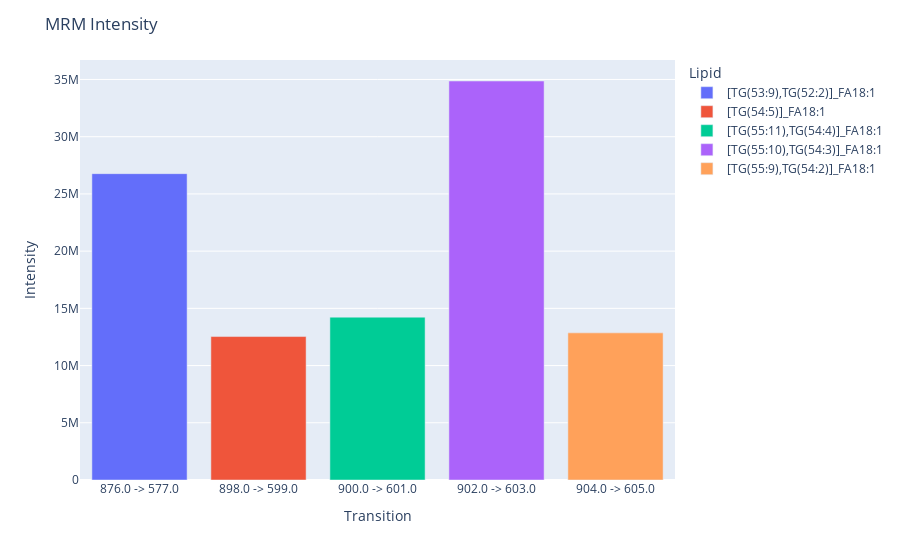
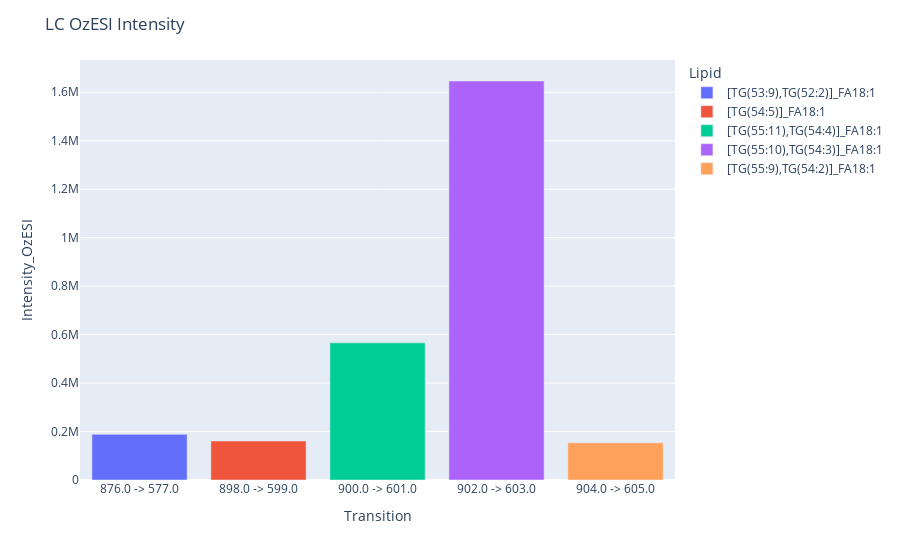
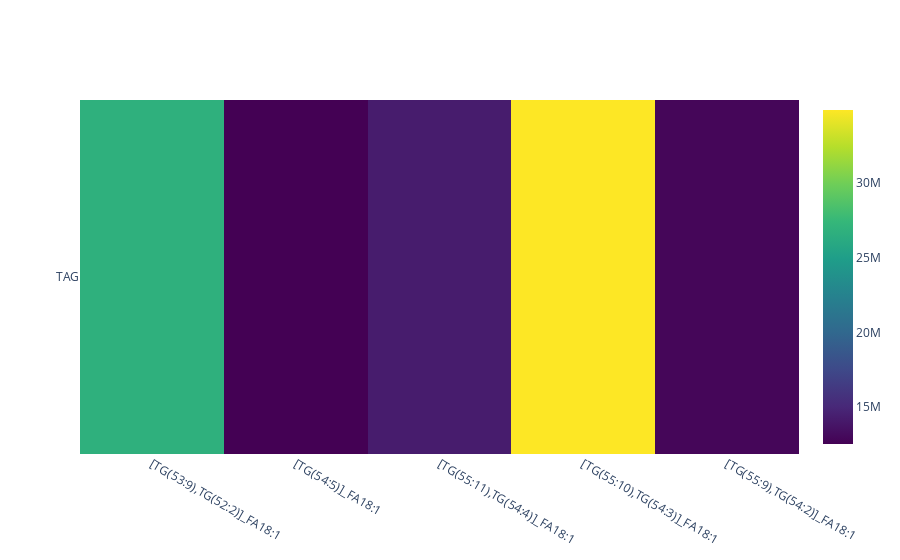

Notebook code cell kept with these figures, in order:
### Code cell
#plot transition versus intensity of df_matching
fig = px.bar(df_matching, x="Transition", y="Intensity", color="Lipid", hover_data=['Lipid','Class'])
fig.update_layout(
      title_text="MRM Intensity")
fig.show()

#plot transition versus intensity of df_matching
fig = px.bar(df_matching, x="Transition", y="Intensity_OzESI", color="Lipid", hover_data=['Lipid','Class'])
fig.update_layout(
      title_text="LC OzESI Intensity")

fig.show()



# #plot lipid class versus intensity of df_matching in a bar chart
# fig = px.bar(df_matching, x="Class", y="Intensity", color="Class", hover_data=['Lipid','Class'])
# fig.show()
# #plot lipid class versus intensity of df_matching in a pie chart
# fig = px.pie(df_matching, values='Intensity', names='Class', title='Lipid Class')
# fig.show()
#make a plotly heatmap of the intensity of each transition in each sample
fig = go.Figure(data=go.Heatmap(
                     z=df_matching['Intensity'],
                        x=df_matching['Lipid'],
                        y=df_matching['Class'],
                        colorscale='Viridis'))
fig.show()

# #plot sample ID versus intensity of df_matching
# fig = px.bar(df_matching, x="Sample_ID", y="Intensity", color="Sample_ID", hover_data=['Lipid','Class'])
# fig.show()
# #plot sample ID versus intensity of df_matching in a pie chart
# fig = px.pie(df_matching, values='Intensity', names='Sample_ID', title='Sample ID')
# fig.show()

### Figure 1 — Plotly figure (JSON) as saved in the notebook; plotly's stock layout.template omitted (floating-point values rounded to 4 significant figures)
{"data": [{"alignmentgroup": "True", "customdata": [["[TG(53:9),TG(52:2)]_FA18:1", "TAG"]], "hovertemplate": "Lipid=%{customdata[0]}<br>Transition=%{x}<br>Intensity=%{y}<br>Class=%{customdata[1]}<extra></extra>", "legendgroup": "[TG(53:9),TG(52:2)]_FA18:1", "marker": {"color": "#636efa"}, "name": "[TG(53:9),TG(52:2)]_FA18:1", "offsetgroup": "[TG(53:9),TG(52:2)]_FA18:1", "orientation": "v", "showlegend": true, "textposition": "auto", "type": "bar", "x": ["876.0 -> 577.0"], "xaxis": "x", "y": [26769009], "yaxis": "y"}, {"alignmentgroup": "True", "customdata": [["[TG(54:5)]_FA18:1", "TAG"]], "hovertemplate": "Lipid=%{customdata[0]}<br>Transition=%{x}<br>Intensity=%{y}<br>Class=%{customdata[1]}<extra></extra>", "legendgroup": "[TG(54:5)]_FA18:1", "marker": {"color": "#EF553B"}, "name": "[TG(54:5)]_FA18:1", "offsetgroup": "[TG(54:5)]_FA18:1", "orientation": "v", "showlegend": true, "textposition": "auto", "type": "bar", "x": ["898.0 -> 599.0"], "xaxis": "x", "y": [12535827], "yaxis": "y"}, {"alignmentgroup": "True", "customdata": [["[TG(55:11),TG(54:4)]_FA18:1", "TAG"]], "hovertemplate": "Lipid=%{customdata[0]}<br>Transition=%{x}<br>Intensity=%{y}<br>Class=%{customdata[1]}<extra></extra>", "legendgroup": "[TG(55:11),TG(54:4)]_FA18:1", "marker": {"color": "#00cc96"}, "name": "[TG(55:11),TG(54:4)]_FA18:1", "offsetgroup": "[TG(55:11),TG(54:4)]_FA18:1", "orientation": "v", "showlegend": true, "textposition": "auto", "type": "bar", "x": ["900.0 -> 601.0"], "xaxis": "x", "y": [14229465], "yaxis": "y"}, {"alignmentgroup": "True", "customdata": [["[TG(55:10),TG(54:3)]_FA18:1", "TAG"]], "hovertemplate": "Lipid=%{customdata[0]}<br>Transition=%{x}<br>Intensity=%{y}<br>Class=%{customdata[1]}<extra></extra>", "legendgroup": "[TG(55:10),TG(54:3)]_FA18:1", "marker": {"color": "#ab63fa"}, "name": "[TG(55:10),TG(54:3)]_FA18:1", "offsetgroup": "[TG(55:10),TG(54:3)]_FA18:1", "orientation": "v", "showlegend": true, "textposition": "auto", "type": "bar", "x": ["902.0 -> 603.0"], "xaxis": "x", "y": [34867382], "yaxis": "y"}, {"alignmentgroup": "True", "customdata": [["[TG(55:9),TG(54:2)]_FA18:1", "TAG"]], "hovertemplate": "Lipid=%{customdata[0]}<br>Transition=%{x}<br>Intensity=%{y}<br>Class=%{customdata[1]}<extra></extra>", "legendgroup": "[TG(55:9),TG(54:2)]_FA18:1", "marker": {"color": "#FFA15A"}, "name": "[TG(55:9),TG(54:2)]_FA18:1", "offsetgroup": "[TG(55:9),TG(54:2)]_FA18:1", "orientation": "v", "showlegend": true, "textposition": "auto", "type": "bar", "x": ["904.0 -> 605.0"], "xaxis": "x", "y": [12858486], "yaxis": "y"}], "layout": {"barmode": "relative", "legend": {"title": {"text": "Lipid"}, "tracegroupgap": 0}, "margin": {"t": 60}, "title": {"text": "MRM Intensity"}, "xaxis": {"anchor": "y", "domain": [0, 1], "title": {"text": "Transition"}}, "yaxis": {"anchor": "x", "domain": [0, 1], "title": {"text": "Intensity"}}}}

### Figure 2 — Plotly figure (JSON) as saved in the notebook; plotly's stock layout.template omitted (floating-point values rounded to 4 significant figures)
{"data": [{"alignmentgroup": "True", "customdata": [["[TG(53:9),TG(52:2)]_FA18:1", "TAG"]], "hovertemplate": "Lipid=%{customdata[0]}<br>Transition=%{x}<br>Intensity_OzESI=%{y}<br>Class=%{customdata[1]}<extra></extra>", "legendgroup": "[TG(53:9),TG(52:2)]_FA18:1", "marker": {"color": "#636efa"}, "name": "[TG(53:9),TG(52:2)]_FA18:1", "offsetgroup": "[TG(53:9),TG(52:2)]_FA18:1", "orientation": "v", "showlegend": true, "textposition": "auto", "type": "bar", "x": ["876.0 -> 577.0"], "xaxis": "x", "y": [188293], "yaxis": "y"}, {"alignmentgroup": "True", "customdata": [["[TG(54:5)]_FA18:1", "TAG"]], "hovertemplate": "Lipid=%{customdata[0]}<br>Transition=%{x}<br>Intensity_OzESI=%{y}<br>Class=%{customdata[1]}<extra></extra>", "legendgroup": "[TG(54:5)]_FA18:1", "marker": {"color": "#EF553B"}, "name": "[TG(54:5)]_FA18:1", "offsetgroup": "[TG(54:5)]_FA18:1", "orientation": "v", "showlegend": true, "textposition": "auto", "type": "bar", "x": ["898.0 -> 599.0"], "xaxis": "x", "y": [160993], "yaxis": "y"}, {"alignmentgroup": "True", "customdata": [["[TG(55:11),TG(54:4)]_FA18:1", "TAG"]], "hovertemplate": "Lipid=%{customdata[0]}<br>Transition=%{x}<br>Intensity_OzESI=%{y}<br>Class=%{customdata[1]}<extra></extra>", "legendgroup": "[TG(55:11),TG(54:4)]_FA18:1", "marker": {"color": "#00cc96"}, "name": "[TG(55:11),TG(54:4)]_FA18:1", "offsetgroup": "[TG(55:11),TG(54:4)]_FA18:1", "orientation": "v", "showlegend": true, "textposition": "auto", "type": "bar", "x": ["900.0 -> 601.0"], "xaxis": "x", "y": [565836], "yaxis": "y"}, {"alignmentgroup": "True", "customdata": [["[TG(55:10),TG(54:3)]_FA18:1", "TAG"]], "hovertemplate": "Lipid=%{customdata[0]}<br>Transition=%{x}<br>Intensity_OzESI=%{y}<br>Class=%{customdata[1]}<extra></extra>", "legendgroup": "[TG(55:10),TG(54:3)]_FA18:1", "marker": {"color": "#ab63fa"}, "name": "[TG(55:10),TG(54:3)]_FA18:1", "offsetgroup": "[TG(55:10),TG(54:3)]_FA18:1", "orientation": "v", "showlegend": true, "textposition": "auto", "type": "bar", "x": ["902.0 -> 603.0"], "xaxis": "x", "y": [1646316], "yaxis": "y"}, {"alignmentgroup": "True", "customdata": [["[TG(55:9),TG(54:2)]_FA18:1", "TAG"]], "hovertemplate": "Lipid=%{customdata[0]}<br>Transition=%{x}<br>Intensity_OzESI=%{y}<br>Class=%{customdata[1]}<extra></extra>", "legendgroup": "[TG(55:9),TG(54:2)]_FA18:1", "marker": {"color": "#FFA15A"}, "name": "[TG(55:9),TG(54:2)]_FA18:1", "offsetgroup": "[TG(55:9),TG(54:2)]_FA18:1", "orientation": "v", "showlegend": true, "textposition": "auto", "type": "bar", "x": ["904.0 -> 605.0"], "xaxis": "x", "y": [153436], "yaxis": "y"}], "layout": {"barmode": "relative", "legend": {"title": {"text": "Lipid"}, "tracegroupgap": 0}, "margin": {"t": 60}, "title": {"text": "LC OzESI Intensity"}, "xaxis": {"anchor": "y", "domain": [0, 1], "title": {"text": "Transition"}}, "yaxis": {"anchor": "x", "domain": [0, 1], "title": {"text": "Intensity_OzESI"}}}}

### Figure 3 — Plotly figure (JSON) as saved in the notebook; plotly's stock layout.template omitted (floating-point values rounded to 4 significant figures)
{"data": [{"colorscale": [[0, "#440154"], [0.1111, "#482878"], [0.2222, "#3e4989"], [0.3333, "#31688e"], [0.4444, "#26828e"], [0.5556, "#1f9e89"], [0.6667, "#35b779"], [0.7778, "#6ece58"], [0.8889, "#b5de2b"], [1, "#fde725"]], "type": "heatmap", "x": ["[TG(53:9),TG(52:2)]_FA18:1", "[TG(54:5)]_FA18:1", "[TG(55:11),TG(54:4)]_FA18:1", "[TG(55:10),TG(54:3)]_FA18:1", "[TG(55:9),TG(54:2)]_FA18:1"], "y": ["TAG", "TAG", "TAG", "TAG", "TAG"], "z": [26769009, 12535827, 14229465, 34867382, 12858486]}], "layout": {}}
